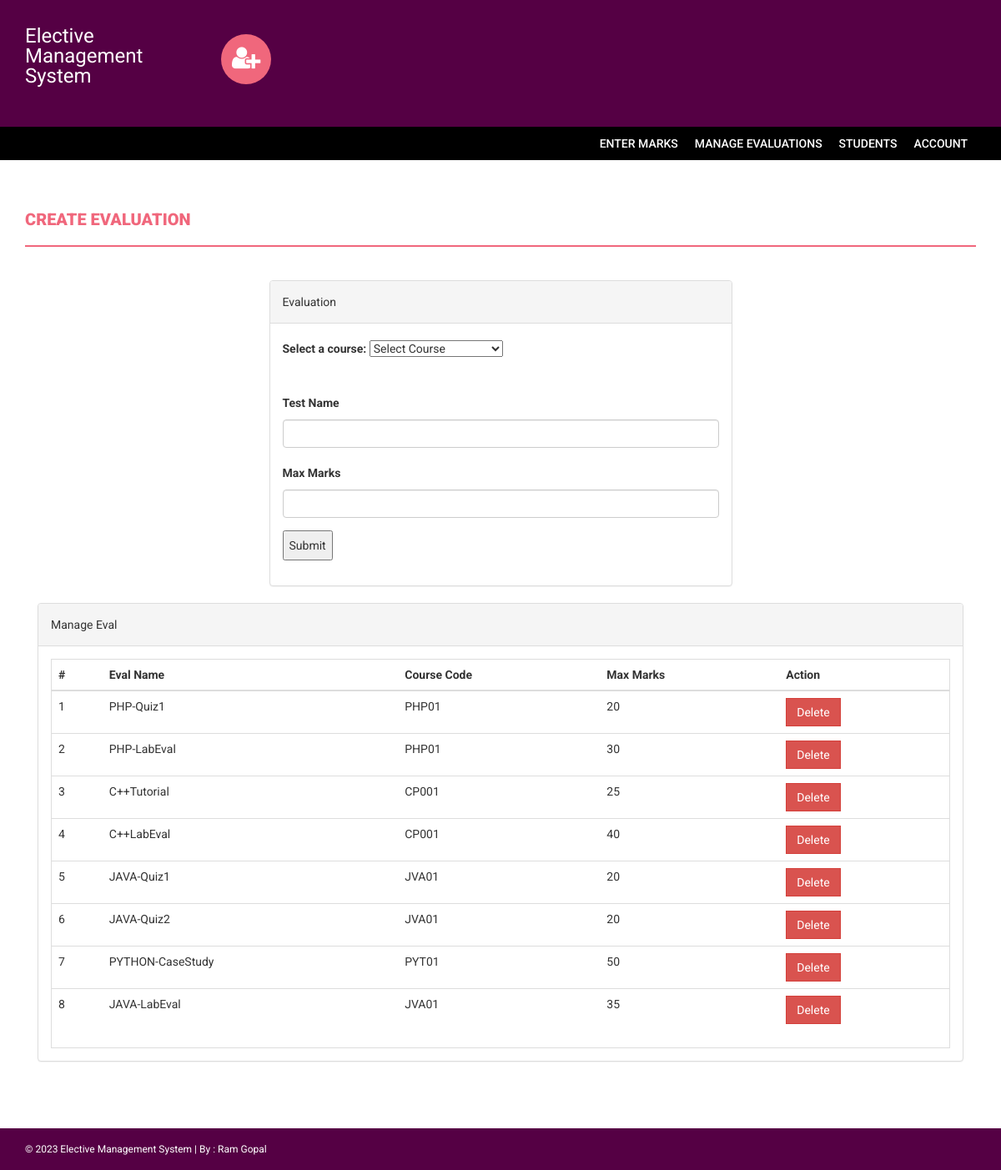
Page /s/studentphoto/teacher/tests.php (signed in) on the committed database.
### tables this page shows
CREATE TABLE `eval` (
  `name` varchar(255) NOT NULL,
  `course` varchar(255) NOT NULL,
  `mmarks` int(11) NOT NULL
);

CREATE TABLE `course` (
  `id` int(11) NOT NULL,
  `courseCode` varchar(255) DEFAULT NULL,
  `courseName` varchar(255) DEFAULT NULL,
  `courseUnit` varchar(255) DEFAULT NULL,
  `noofSeats` int(11) DEFAULT NULL,
  `creationDate` timestamp NULL DEFAULT current_timestamp(),
  `updationDate` varchar(255) DEFAULT NULL,
  `credits` int(11) DEFAULT NULL
);

### s/studentphoto/teacher/tests.php (the view, shortened to what this page needs)
<?php
if(strlen($_SESSION['tlogin'])==0)
    {
header('location:index.php');
}
else{
?>
<!DOCTYPE html>
<html xmlns="http://www.w3.org/1999/xhtml">
<head>
    <link href="../assets/css/bootstrap.css" rel="stylesheet" />
    <link href="../assets/css/font-awesome.css" rel="stylesheet" />
    <link href="../assets/css/style.css" rel="stylesheet" />
</head>
<body>
<?php include('includes/header.php');?>
<?php if($_SESSION['tlogin']!="")
{
 include('includes/menubar.php');
}
 ?>
    <div class="content-wrapper">
        <div class="container">
              <div class="row">
                    <div class="col-md-12">
                        <h1 class="page-head-line">Create Evaluation  </h1>
                    </div>
                </div>
                <div class="row" >
                  <div class="col-md-3"></div>
                    <div class="col-md-6">
                        <div class="panel panel-default">
                        <div class="panel-heading">
                           Evaluation
                        </div>
                        <div class="panel-body">
                       <form name="dept" method="post">
   <div class="form-group">
   <label for="course">Select a course:</label>
        <select id="course" name="course" required>
            <?php
            echo '<option value="" disabled selected>Select Course</option>';
                        ?>
        </select>
        <br><br>
        <div class="form-group">
    <label for="studentname">Test Name  </label>
    <input type="text" class="form-control" id="testname" name="testname"  required/>
  </div>
  <div class="form-group">
    <label for="studentname">Max Marks  </label>
    <input type="number" class="form-control" id="maxmarks" name="maxmarks"  required/>
  </div>
        <input type="submit" value="Submit" name="submit">
        </div>
</form>
                            </div>
                            </div>
                    </div>
                </div>
                <div class="col-md-12">
                    <div class="panel panel-default">
                        <div class="panel-heading">
                            Manage Eval
                        </div>
                        <div class="panel-body">
                            <div class="table-responsive table-bordered">
                                <table class="table">
                                    <thead>
                                        <tr>
                                            <th>#</th>
                                            <th>Eval Name</th>
                                            <th>Course Code</th>
                                            <th>Max Marks</th>
                                             <th>Action</th>
                                        </tr>
                                    </thead>
                                    <tbody>
<?php
$sql=mysqli_query($con,"SELECT eval.*, course.courseCode FROM eval JOIN course ON course.id = eval.course;");
$cnt=1;
while($row=mysqli_fetch_array($sql))
{
?>
                                        <tr>
                                            <td><?php echo $cnt;?></td>
                                            <td><?php echo htmlentities($row['name']);?></td>
                                            <td><?php echo htmlentities($row['courseCode']);?></td>
                                            <td><?php echo htmlentities($row['mmarks']);?></td>
                                           <td> <a href="tests.php?id=<?php echo $row['name']?>&del=delete" onClick="return confirm('Are you sure you want to delete?')">
                                            <button class="btn btn-danger">Delete</button></td>
                                        </tr>
<?php
$cnt++;
} ?>
                                    </tbody>
                                </table>
                            </div>
                        </div>
                    </div>
                </div>
            </div>
        </div>
  <?php include('includes/footer.php');?>
</body>
</html>
<?php } ?>

### s/assets/css/style.css (style rules this page uses)
body { font-family: 'Roboto', sans-serif; line-height: 30px; }
.content-wrapper { margin-top: 40px; min-height: 600px; padding-bottom: 60px; }
.page-head-line { font-weight: 900; padding-bottom: 20px; border-bottom: 2px solid #F0677C; text-transform: uppercase; color: #F0677C; font-size: 20px; margin-bottom: 40px; }
.btn { border-radius: 0px; -webkit-border-radius: 0px; -moz-border-radius: 0px; }

### rows in the picture
eval: name "PHP-Quiz1", course.courseCode "PHP01", mmarks "20"
eval: name "PHP-LabEval", course.courseCode "PHP01", mmarks "30"
eval: name "C++Tutorial", course.courseCode "CP001", mmarks "25"
eval: name "C++LabEval", course.courseCode "CP001", mmarks "40"
eval: name "JAVA-Quiz1", course.courseCode "JVA01", mmarks "20"
eval: name "JAVA-Quiz2", course.courseCode "JVA01", mmarks "20"
eval: name "PYTHON-CaseStudy", course.courseCode "PYT01", mmarks "50"
eval: name "JAVA-LabEval", course.courseCode "JVA01", mmarks "35"
